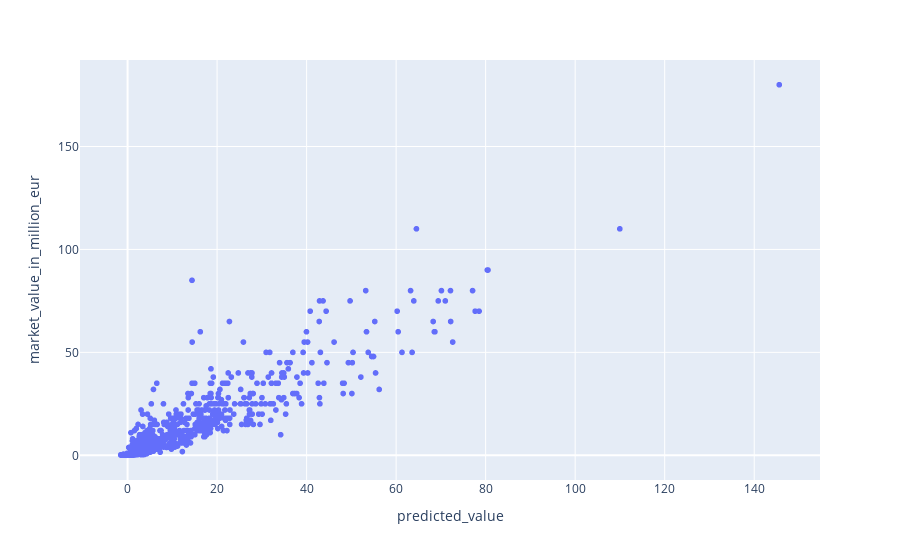

The notebook cell this image was saved under:
### Code cell
forecast_df, regressor, y_test = predict_future_values(    pdf_train, 
    pdf_test, [2023, 2024, 2025, 2026, 2027, 2028, 2029, 2030, 2031, 2032], features)

### Figure 1 — Plotly figure (JSON) as saved in the notebook; plotly's stock layout.template omitted (floating-point values rounded to 4 significant figures; data arrays with more than 128 entries replaced by an {"elided": "..."} marker saying what was removed)
{"data": [{"customdata": {"elided": "1317x2 mixed values"}, "hovertemplate": "predicted_value=%{x}<br>market_value_in_million_eur=%{y}<br>name=%{customdata[0]}<br>age=%{customdata[1]}<extra></extra>", "legendgroup": "", "marker": {"color": "#636efa", "symbol": "circle"}, "mode": "markers", "name": "", "showlegend": false, "type": "scattergl", "x": {"elided": "1317 float values"}, "xaxis": "x", "y": {"elided": "1317 float values"}, "yaxis": "y"}], "layout": {"legend": {"tracegroupgap": 0}, "margin": {"t": 60}, "xaxis": {"anchor": "y", "domain": [0, 1], "title": {"text": "predicted_value"}}, "yaxis": {"anchor": "x", "domain": [0, 1], "title": {"text": "market_value_in_million_eur"}}}}
